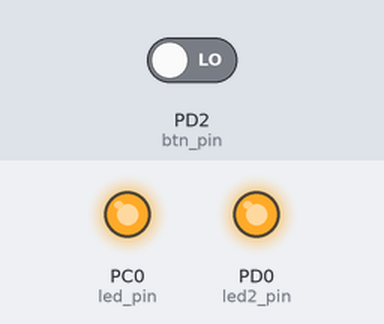
Bench run of a program on a simulated ATmega32, built with avr-gcc and emulated at 8 MHz. Shown: output pins drawn as LEDs (lit = HIGH). The test bench sets the inputs (shaded band); at power-on: PD2 (btn_pin) LOW. EEPROM starts erased.

Above: at 0.2 s.
At 2.2 s:
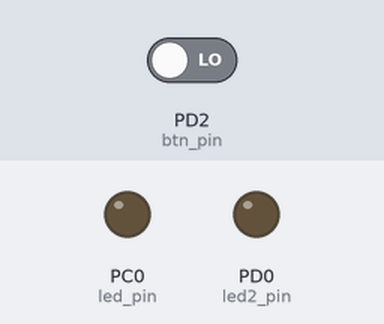
Timing chart, 0 to 3.7 s (numbered marks = the images above):
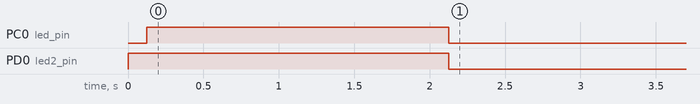

Measured:
- by itself, PC0 (led_pin): LOW → HIGH at 0.12 s, → LOW 2.0 s later
- by itself, PD0 (led2_pin): LOW → HIGH at 0.00 s, → LOW 2.1 s later

The program:

EEPROM+led.c
```c
/*
 * EEPROM_led.c
 *
 * Created: 2/22/2022 12:06:57 PM
 *  Author: "Lankash"
 */


#include <avr/io.h>
#include <avr/interrupt.h>

#define F_CPU 8000000UL
#include <util/delay.h>

#include "led.h"
#include "EEPROM.h"
#include "push_button.h"
#include "interrupt_mcal.h"

#define btn_port 'D'
#define btn_pin   2
#define led_port 'C'
#define led_pin   0
#define led2_port 'D'
#define led2_pin   0

#define addr  0x0030
#define data  0x0050

int main(void)
{
	LED_init(led_port, led_pin);
	LED_init(led2_port, led2_pin);
	BUTTON_init(btn_port, btn_pin);

	interr_int0(3);

	EEPROM_sei();
	EEPROM_write(addr, data);

    while(1)
    {
        LED_off(led_port, led_pin);
		LED_off(led2_port, led2_pin);
    }
}

ISR (INT0_vect)
{
	LED_on(led2_port, led2_pin);
	EEPROM_write(addr, data);
}

ISR (EE_RDY_vect)
{
	LED_on(led_port, led_pin);
	_delay_ms(2000);
	EEPROM_cli();  //CLR_BIT (EECR, EERIE);
}
```

EEPROM.c
```c
/*

Code created by "LANKASH"
   @11/9/2021

File contents : 'EEPROM' functions Implementation.

*/

#include <avr/io.h>
#include <avr/interrupt.h>
#include "my_macros.h"

//#define EEARL *((volatile unsigned char*)(0x3E))    //Write in 'EEARL' REG.
//#define EEARH *((volatile unsigned char*)(0x3f))    //Write in 'EEARH' REG.

//#define EEAR *((volatile unsigned short*)(0x3E))    //Write in the two REGs ('EEARL' & 'EEARH') @ the same time.


void EEPROM_write(unsigned short address, unsigned char data)
{
    unsigned char I = 0;
    EEARL = (char)address;        //Put the Low nibble 'ADDRESS' on 'EEARL' REG.
    EEARH = (char)(address>>8);   //Put the high nibble 'ADDRESS' on 'EEARH' REG.

    EEDR = data;                  //Write  'DATA'(10-bit) on 'EEARL' & 'EEARH' REGs.

    if (1 == READ_BIT(SREG, 7))
    {
	    I = 1;
	    cli();
    }

    SET_BIT(EECR, EEMWE);         //Enable the 'MASTER WRITE ENABLE' bit in 'CONTROL REG'.
    SET_BIT(EECR, EEWE);          //Enable the 'WRITE ENABLE' bit in 'CONTROL REG'.

    while(1 == (READ_BIT(EECR, EEWE)));   //To make shure that the data has been written Successfully.

    if(1 == I)
    {
	    sei();
    }
}


unsigned char EEPROM_read(unsigned short address)
{
	unsigned char I = 0;

    EEARL = (char)address;         //Put the Low nibble 'ADDRESS' on 'EEARL' REG.
    EEARH = (char)(address>>8);    //Put the High nibble 'ADDRESS' on 'EEARH' REG.

    if (1 == READ_BIT(SREG, 7))    //Check if Global Interrupt Bit is set to 1.
    {
	    I = 1;
	    cli();                     //Disable Global Interrupt, if it was SET.
    }

    SET_BIT(EECR, EERE);           //Enable the 'READ ENABLE' bit in 'CONTROL REG'.

    if(1 == I)
    {
	    sei();                     //Enable Global Interrupt, if it was SET.
    }

    return EEDR;                   //Return the read value from the 'EEPROM'.
}


void EEPROM_sei (void)
{
	sei();
	SET_BIT (EECR, EERIE);    //Enable EEPROM Read Interrupt
}

void EEPROM_cli (void)
{
	CLR_BIT (EECR, EERIE);    //Disable EEPROM Read Interrupt
}
```

EEPROM.h
```c
/*

Code Created by "LANKASH"
  @ 11/9/2021

File Contents : 'EEPROM' Function Prototypes.

*/

#ifndef EEPROM_H_
#define EEPROM_H_


/*
    Function name         :  EEPROM_write
    Function Returns      :  void
    Function Arguments    :  unsigned short address, unsigned char data
    Function Description  :  Write a value in the 'EEPROM'
*/
void EEPROM_write(unsigned short address, unsigned char data);

/*
    Function name         :  EEPROM_read
    Function Returns      :  unsigned short
    Function Arguments    :  unsigned short address
    Function Description  :  Read a value from the 'EEPROM'
*/
unsigned char EEPROM_read(unsigned short address);

/*
    Function name         :  EEPROM_sei
    Function Returns      :  void
    Function Arguments    :  void
    Function Description  :  Enable EEPROM Read Interrupt.
*/
void EEPROM_sei (void);

/*
    Function name         :  EEPROM_sei
    Function Returns      :  void
    Function Arguments    :  void
    Function Description  :  Disable EEPROM Read Interrupt.
*/
void EEPROM_cli (void);

#endif
```

led.c
```c
/*

Code created by "LANKASH"
   @11/9/2021

File contents : 'LED' function.

*/

#include "DIO.h"

void LED_init(unsigned char port, unsigned char pin)
{
  DIO_set_pin_dir(port, pin, 1);        //Initialize the 'pin' to the 'LED'
}

void LED_on(unsigned char port, unsigned char pin)
{
  DIO_write_pin(port, pin, 1);         //Turn 'ON' the 'LED' on the 'pin' of 'port'
}

void LED_off(unsigned char port, unsigned char pin)
{
  DIO_write_pin(port, pin, 0);         //Turn 'OFF' the 'LED' on the 'pin' of 'port'
}

void LED_toggle(unsigned char port, unsigned char pin)
{
  DIO_toogle(port, pin);              //Toggle the 'LED' on the 'pin' of 'port'

}
```

led.h
```c
/*

Code created by "LANKASH"
   @11/9/2021

File contents : 'LED' function.

*/

#ifndef LED_H_
#define LED_H_


/*
    Function name         :  LED_init
    Function Returns      :  void
    Function Arguments    :  unsigned char port, unsigned pin
    Function Description  :  Initialize the 'pin' of 'port' to the 'LED'
*/
void LED_init(unsigned char port, unsigned char pin);


/*
    Function name         :  LED_on
    Function Returns      :  void
    Function Arguments    :  unsigned char port, unsigned pin
    Function Description  :  Turn 'ON' the 'LED' on the 'pin' of 'port'
*/
void LED_on(unsigned char port, unsigned char pin);


/*
    Function name         :  LED_off
    Function Returns      :  void
    Function Arguments    :  unsigned char port, unsigned pin
    Function Description  :  Turn 'OFF' the 'LED' on the 'pin' of 'port'
*/
void LED_off(unsigned char port, unsigned char pin);


/*
    Function name         :  LED_toogle
    Function Returns      :  void
    Function Arguments    :  unsigned char port, unsigned pin
    Function Description  :  Toggle the 'LED' on the 'pin' of 'port'
*/
void LED_toggle(unsigned char port, unsigned char pin);

#endif
```

my_macros.h
```c
/*

Code Created By "LANKASH"
  @30/8/2021

File contents  :  Standard Bit-Operation Macros
*/

#define REG_SIZE 8    //Set the Register size.

#define SHIFT_LEFT(x, y)     x=(x<<y)|(x>>(REG_SIZE-y))    //Left Circular Shift.
#define SHIFT_RIGHT(x, y)    x=(x>>y)|(x<<(REG_SIZE-y))    //Right Circular Shift.
#define SET_BIT(x, y)        x|=(1<<y)                     //Set Specific Bit to "1".
#define TOG_BIT(x, y)        x^=(1<<y)                     //Toggle Specific Bit.
#define CLR_BIT(x, y)        x&=(~(1<<y))                  //Clear Specific Bit.
#define READ_BIT(x, y)       ((x&(1<<y))>>y)               //Read Specific bit, Assigned in variable.
#define IS_BIT_SET(x, y)     (x&(1<<y))>>y                 //Get '1' if Specific bit is "1".
#define IS_BIT_CLR(x, y)     !(x&(1<<y))>>y                 //Get '1' if Specific bit is "0".
```

push_button.c
```c
/*

Code Created by "LANKASH"
  @ 10/9/2021

File Contents : Push Button functions
*/

#include "DIO.h"
#include <util/delay.h>


void BUTTON_init(unsigned char port, unsigned char pin)    //Initialize 'I/P' on 'pin' of 'port'
{
  DIO_set_pin_dir (port, pin, 0);
}


unsigned char BUTTON_read(unsigned char port, unsigned char pin)  //Read the 'I/P' value of the Push Button
{
  unsigned char value = 0;
  value = DIO_read_pin (port, pin);

  /*NOTE :- (Condition to be written @main function)
  if (1 == value)
  {
	  _delay_ms(30);   //waiting for button read stability (Switch bouncing)
	  if ( 1 == value)
	  {
		  //write your condition here
	  }
  }
  */

  return value;
}
```

push_button.h
```c
/*

Code Created by "LANKASH"
  @ 10/9/2021

File Contents : Push Button functions.

*/

#ifndef PUSH_BUTTON_H_
#define PUSH_BUTTON_H_


/*
    Function name         :  BUTTON_init
    Function Returns      :  void
    Function Arguments    :  unsigned char, unsigned pin
    Function Description  :  Initialize 'I/P' on 'pin' of 'port' for the Push Button
*/
void BUTTON_init (unsigned char port, unsigned char pin);


/*
    Function name         :  BUTTON_read
    Function Returns      :  void
    Function Arguments    :  unsigned char, unsigned pin
    Function Description  :  Read the 'I/P' value of the Push Button on the 'pin' of the 'port'
*/
unsigned char BUTTON_read (unsigned char port, unsigned char pin);

#endif
```

DIO.h
```c
/*

Code Created by "LANKASH"
  @10/9/2021

File Contents : 10 'DIO' Function Prototypes.

*/

#ifndef DIO_H_
#define DIO_H_


/*
    Function name         :  DIO_set_pin_dir
    Function Returns      :  void
    Function Arguments    :  unsigned char port, unsigned char pin, unsigned char direction.
    Function Description  :  Set the Pin direction 'I/P'(@direction=0) or 'O/P'(@direction=1).
*/
void DIO_set_pin_dir (unsigned char port, unsigned char pin, unsigned char direction);


/*
    Function name         :  DIO_set_port_dir
    Function Returns      :  void
    Function Arguments    :  unsigned char port, unsigned char direction
    Function Description  :  Set the port direction 'I/P'(@0) or 'O/P'(@1).
*/
void DIO_set_port_dir (unsigned char port, unsigned char direction);


/*
    Function name         :  DIO_write_pin
    Function Returns      :  void
    Function Arguments    :  unsigned char port, unsigned char pin, unsigned char value
    Function Description  :  Set the 'O/P' pin as 'HIGH'(@value=1) or 'LOW'(@value=0)
*/
void DIO_write_pin (unsigned char port, unsigned char pin, unsigned char value);


/*
    Function name         :  DIO_write_port
    Function Returns      :  void
    Function Arguments    :  unsigned char port, unsigned char value
    Function Description  :  Set the 'O/P' Port as 'HIGH' or 'LOW'
*/
void DIO_write_port (unsigned char port, unsigned char value);


/*
    Function name         :  DIO_read_pin
    Function Returns      :  unsigned char
    Function Arguments    :  unsigned char port, unsigned char pin
    Function Description  :  Read the value from 'I/P' pin
*/
unsigned char DIO_read_pin (unsigned char port, unsigned char pin);


/*
    Function name         :  DIO_reaad_port
    Function Returns      :  unsigned char
    Function Arguments    :  unsigned char port
    Function Description  :  Read the value from 'I/P' port
*/
unsigned char DIO_read_port (unsigned char port);


/*
    Function name         :  DIO_toogle_pin_oput
    Function Returns      :  void
    Function Arguments    :  unsigned char port, unsigned char pin
    Function Description  :  Toogle the 'O/P' pin value 'HIGH' or 'LOW'
*/
void DIO_toogle(unsigned char port, unsigned char pin);


/*
    Function name         :  DIO_connect_pullup
    Function Returns      :  void
    Function Arguments    :  unsigned char port, unsigned char pin, unsigned char pullup
    Function Description  :  Set the pin Microcontroller's internal 'PULL-UP' connection 'ON'(@pullup=1) or 'OFF'(@pullup=0)
*/
void DIO_connect_pullup (unsigned char port, unsigned char pin, unsigned char pullup);


/*
    Function name         :  DIO_write_low_nibble
    Function Returns      :  void
    Function Arguments    :  unsigned char port, unsigned car value
    Function Description  :  Write a value (4-bits) on 'LOW'(@nibble=0) of 'port'
*/
void DIO_write_low_nibble (unsigned char port, unsigned char value);


/*
    Function name         :  IO_write_high_nibble
    Function Returns      :  void
    Function Arguments    :  unsigned char port, unsigned char value
    Function Description  :  Write a value (4-bits) on 'HIGH'(@nibble=1) of 'port'
*/
void DIO_write_high_nibble (unsigned char port, unsigned char value);


/*
    Function name         :  DIO_write_nibble
    Function Returns      :  void
    Function Arguments    :  unsigned char port, unsigned char value, unsigned char nibble
    Function Description  :  Write a value (4-bits) on 'HIGH'(@nibble=1) or 'LOW'(@nibble=0) of 'port'
*/
void DIO_write_nibble (unsigned char port, unsigned char value, unsigned char nibble);


#endif


  
```

interrupt_mcal.c
```c
/*
 * interrupt_mcal.c
 *
 * Created: 2/19/2022 8:41:01 AM
 *  Author: "Lankash"
 */


 #include <avr/io.h>
 #include <avr/interrupt.h>
 #include "my_macros.h"
 #include "DIO.h"


 //.............................................................................

 void interr_int0 (unsigned char sense)  //Enable external interrupt for pin 'PD2'
 {
	 sei();                           //Enable Global Interrupt bit.
	 SET_BIT (GICR, INT0);            //Enable INT0 pin Interrupt
	 DIO_set_pin_dir('D', 2, 0);      //Set INT0 pin as I/P

	 switch (sense)
	 {
		 case 0:                //Low level sensing
		 CLR_BIT (MCUCR, 0);    //ISC00
		 CLR_BIT (MCUCR, 1);    //ISC01

		 case 1:                //Any logical change sensing
		 SET_BIT (MCUCR, 0);    //ISC00
		 CLR_BIT (MCUCR, 1);    //ISC01

		 case 2:                //Falling Edge sensing
		 CLR_BIT (MCUCR, 0);    //ISC00
		 SET_BIT (MCUCR, 1);    //ISC01

		 case 3:                //Rising Edge change
		 SET_BIT (MCUCR, 0);    //ISC00
		 SET_BIT (MCUCR, 1);    //ISC01
	 }
 }

 //............................................................................

 void interr_int1 (unsigned char sense)  //Enable external interrupt for pin 'PD3'
 {
	 sei();                           //Enable Global Interrupt bit.
	 SET_BIT (GICR, INT1);            //Enable INT1 pin Interrupt
	 DIO_set_pin_dir('D', 2, 0);      //Set INT1 pin as I/P

	 switch (sense)
	 {
		 case 0:                //Low level sensing
		 CLR_BIT (MCUCR, 2);    //ISC10
		 CLR_BIT (MCUCR, 3);    //ISC11

		 case 1:                //Any logical change sensing
		 SET_BIT (MCUCR, 2);    //ISC10
		 CLR_BIT (MCUCR, 3);    //ISC11

		 case 2:                //Falling Edge sensing
		 CLR_BIT (MCUCR, 2);    //ISC10
		 SET_BIT (MCUCR, 3);    //ISC11

		 case 3:                //Rising Edge change
		 SET_BIT (MCUCR, 2);    //ISC10
		 SET_BIT (MCUCR, 3);    //ISC11
	 }
 }

 //..........................................................................

 void interr_int2 (unsigned char sense)  //Enable external interrupt for pin 'PB2'
 {
	 sei();                           //Enable Global Interrupt bit.
	 SET_BIT (GICR, INT2);            //Enable INT2 pin Interrupt.
	 DIO_set_pin_dir('B', 2, 0);      //Set INT2 pin as I/P

	 switch (sense)
	 {
		 case 0:                 //Falling Edge sensing
		 CLR_BIT (MCUCSR, 6);    //ISC2

		 case 1:                //Rising Edge sensing
		 SET_BIT (MCUCSR, 6);    //ISC2
	 }
 }

 //......................................................................
```

interrupt_mcal.h
```c
/*
 * interrupt_mcal.h
 *
 * Created: 2/19/2022 8:41:01 AM
 *  Author: "Lankash"
 */

 #ifndef DIO_H_
 #define DIO_H_


 /*
    Function name         :  interr_int0
    Function Returns      :  void
    Function Arguments    :  unsigned char sense
    Function Description  :  0 -> Low level sensing
	                         1 -> Any logical change sensing
							 2 -> Falling Edge sensing
							 3 -> Rising Edge sensing
*/
 void interr_int0 (unsigned char sense);


 /*
    Function name         :  interr_int0
    Function Returns      :  void
    Function Arguments    :  unsigned char sense
    Function Description  :  0 -> Low level sensing
	                         1 -> Any logical change sensing
							 2 -> Falling Edge sensing
							 3 -> Rising Edge sensing
*/
 void interr_int1 (unsigned char sense);


 /*
    Function name         :  interr_int0
    Function Returns      :  void
    Function Arguments    :  unsigned char sense
    Function Description  :  0 -> Falling Edge sensing
	                         1 -> Rising Edge sensing
*/
 void interr_int2 (unsigned char sense);


 #endif
 
```

Source omitted: DIO.c (11657 bytes)
